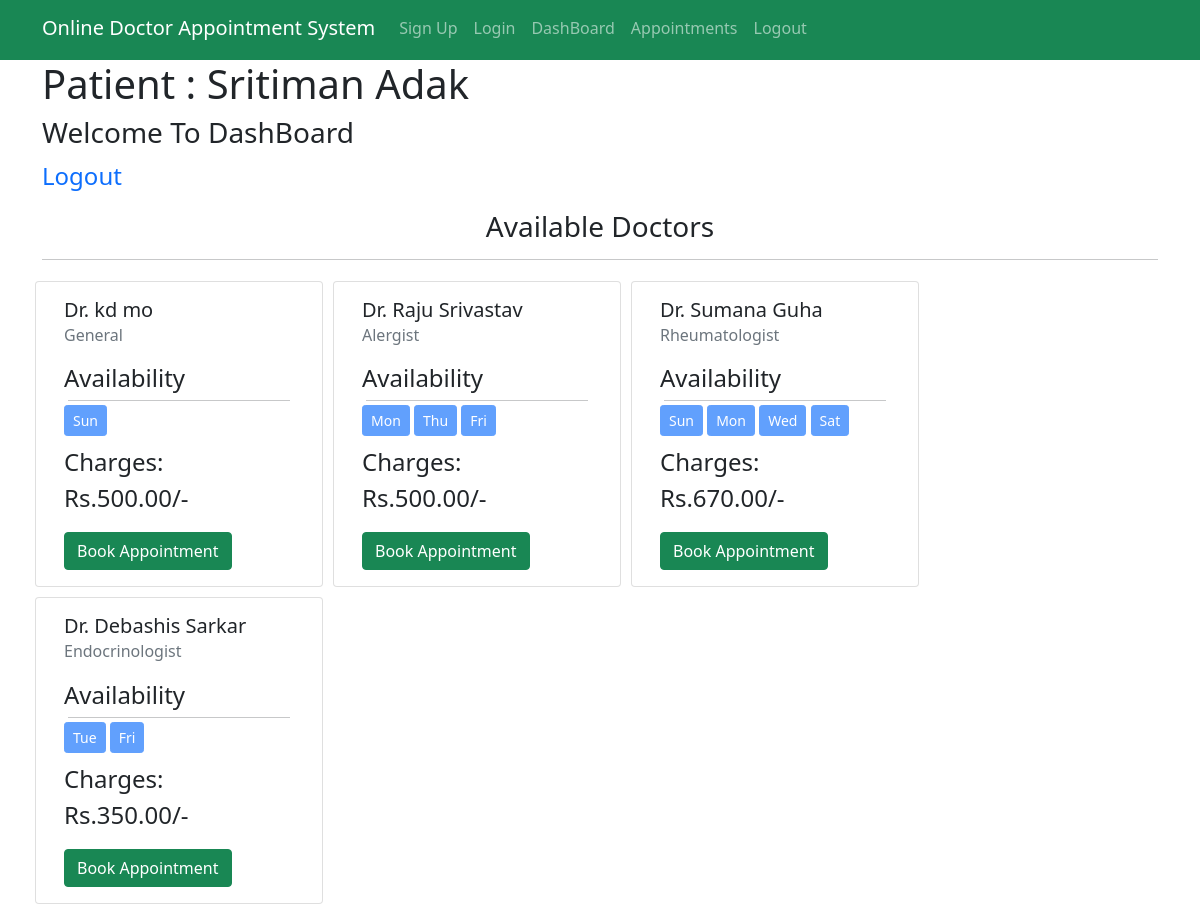
The page /dashboard/patient/ (signed in) on the database its author committed.
### accounts/models.py (models this page shows)
class Doctor(User):
    CHOICES = [
        ('Male','Male'),
        ('Female','Female'),
        ('Others','Others'),
    ]
    SPECIALITIES= [
        ('Podiatrist','Podiatrist'),
        ('General','General'),
        ('Pediatrician','Pediatrician'),
        ('Endocrinologist','Endocrinologist'),
        ('NeuroLogist','Neurologist'),
        ('Rheumatologist','Rheumatologist'),
        ('Alergist','Allergist'),
        ('Psychiatrist','Psychiatrist'),
    ]
    gender = models.CharField(null = False, max_length=8, choices=CHOICES)
    contact = models.CharField(max_length=12)
    dob = models.DateField()
    speciality = models.CharField(null=False, choices = SPECIALITIES, max_length=20)
    bio = models.TextField(null=True, max_length=800, blank=True)
    yoe = models.IntegerField()
    charge = models.DecimalField(decimal_places=2,max_digits=7, max_length = 10)
    paypal = models.EmailField(max_length=70, null = True, blank = True)
    sun_start = models.TimeField(null=True, blank=True)
    sun_end = models.TimeField(null = True, blank=True)
    mon_start = models.TimeField(null = True, blank=True)
    mon_end = models.TimeField(null = True, blank=True)
    tue_start = models.TimeField(null = True, blank=True)
    tue_end = models.TimeField(null = True, blank=True)
    wed_start = models.TimeField(null = True, blank=True)
    wed_end = models.TimeField(null = True, blank=True)
    thu_start = models.TimeField(null = True, blank=True)
    thu_end = models.TimeField(null = True, blank=True)
    fri_start = models.TimeField(null = True, blank=True)
    fri_end = models.TimeField(null = True, blank=True)
    sat_start = models.TimeField(null = True, blank=True)
    sat_end = models.TimeField(null = True, blank=True)

### mainapp/views.py (the view)
# urls.py: path('dashboard/patient/',views.PatientDashboard.as_view(), name="pd"),
class PatientDashboard(View):
    def get(self, request):
        if request.user.is_authenticated:
            if isDoctor(request.user):
                return redirect('/dashboard/doctor/')
            patient = Patient.objects.get(pk = request.user.id)
            doctors = Doctor.objects.all()
            context = {
                "patient" : patient,
                "doctors": doctors,
            }
            return render(request, "patient/patient-dashboard.html", context=context)
        return redirect('/accounts/login/patient/')

### accounts/views.py (called while the page is built)
def isDoctor(user):
    try:
        Doctor.objects.get(pk = user.id)
        return True
    except Exception as exe:
        return False

### templates/patient/patient-dashboard.html (shortened to what this page needs)
{% extends "patient/base.html" %}
{% block content %}
<div class="container">
  <h1>
  Patient : {{patient.first_name}} {{patient.last_name}}
  </h1>
  <h3>Welcome To DashBoard</h3>
  <p><a href="{% url 'logout_p' %}">Logout</a></p>
  <h3 class = "text-center">Available Doctors</h3>
  <hr>
  <div class="row">
    {% for doctor in doctors %}
    <div class="card" style="width: 18rem; margin:5px;">
      <div class="card-body">
        <h5 class="card-title">Dr. {{doctor.first_name}} {{doctor.last_name}}</h5>
        <h6 class="card-subtitle mb-2 text-muted">{{doctor.speciality}}</h6>
        <p style="margin-top: 15px; margin-bottom:0px; padding:0px;">Availability</p>
        <hr style=" margin:4px; padding:0px;">
        <div style="justify-content: center; align-items:center;">
          {% if doctor.sun_start %}
          <button disabled class="btn btn-primary btn-sm">Sun</button>
          {% endif %}
          {% if doctor.mon_start %}
          <button disabled class="btn btn-primary btn-sm">Mon</button>
          {% endif %}
          {% if doctor.tue_start %}
          <button disabled class="btn btn-primary btn-sm">Tue</button>
          {% endif %}
          {% if doctor.wed_start %}
          <button disabled class="btn btn-primary btn-sm">Wed</button>
          {% endif %}
          {% if doctor.thu_start %}
          <button disabled class="btn btn-primary btn-sm">Thu</button>
          {% endif %}
          {% if doctor.fri_start %}
          <button disabled class="btn btn-primary btn-sm">Fri</button>
          {% endif %}
          {% if doctor.sat_start %}
          <button disabled class="btn btn-primary btn-sm">Sat</button>
          {% endif %}
        </div>
        <p class="mt-2">Charges: Rs.{{doctor.charge}}/-</p>
          <button type="button" class="btn btn-success" data-bs-toggle="modal" data-bs-target="#payment-for-{{doctor.id}}">
            Book Appointment
          </button>
      </div>
    </div>
    {% endfor %}
  </div>
</div>
{% endblock %}

### static/patient/css/index.css (style rules this page uses)
* { margin: 0; padding: 0; }
p { font-size: 3vh; }
a { text-decoration: none; }

### rows shown on the page
Doctor: first_name "kd", last_name "mo", speciality "General", sun_start "Sun", charge "500.00"
Doctor: first_name "Raju", last_name "Srivastav", speciality "Alergist", mon_start "Mon", thu_start "Thu", fri_start "Fri", charge "500.00"
Doctor: first_name "Sumana", last_name "Guha", speciality "Rheumatologist", sun_start "Sun", mon_start "Mon", wed_start "Wed", sat_start "Sat", charge "670.00"
Doctor: first_name "Debashis", last_name "Sarkar", speciality "Endocrinologist", tue_start "Tue", fri_start "Fri", charge "350.00"

### other values the page prints
{{ patient.first_name }} "Sritiman"
{{ patient.last_name }} "Adak"
